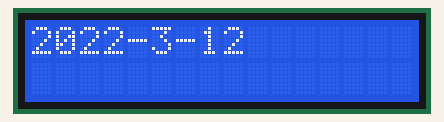
Recording of a sketch running on a simulated Arduino Uno, built with avr-gcc and run on an emulated ATmega328P. Parts: 16×2 character LCD.

Above: at 0.1 s.
At 4.1 s:
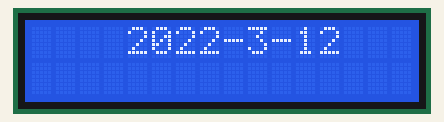
At 9.2 s:
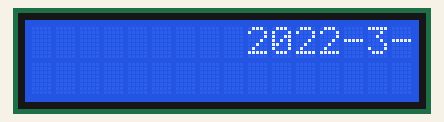
At 19.2 s:
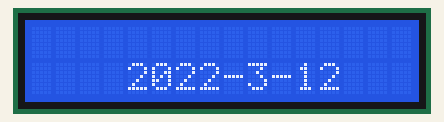
At 28.3 s:
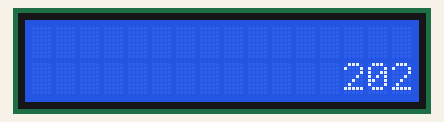
At 38.3 s:
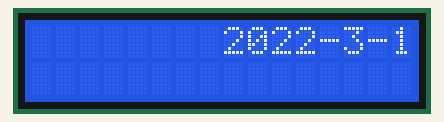

Measured:
- what the display in image 1 shows lasts 1.0 s, from 4.1 s to 5.1 s

The sketch:

part1.ino
```cpp
#include <Time.h>
#include <TimeLib.h>
#include <LiquidCrystal.h>

const int RS = 12, EN = 11, D4 = 5, D5 = 4, D6 =3, D7 = 2;
LiquidCrystal lcd(RS, EN, D4, D5, D6, D7);

void setup() {
lcd.begin(16, 2);
setTime(12,0,0,12,3,22);
lcd.setCursor(0, 0);
int i=0;
int j=0;

while(true){
lcd.setCursor(i,j);
lcd.print(year());
lcd.print("-");
lcd.print(month());
lcd.print("-");
lcd.print(day());
delay(1000);
lcd.clear();
i++;
if(i==15){
  if(j==1)
  {
    j=0;
    i=0;
  }
  else{ j++;
i=0;
  }
}

}

}

void loop() {
  // put your main code here, to run repeatedly:

}
```
